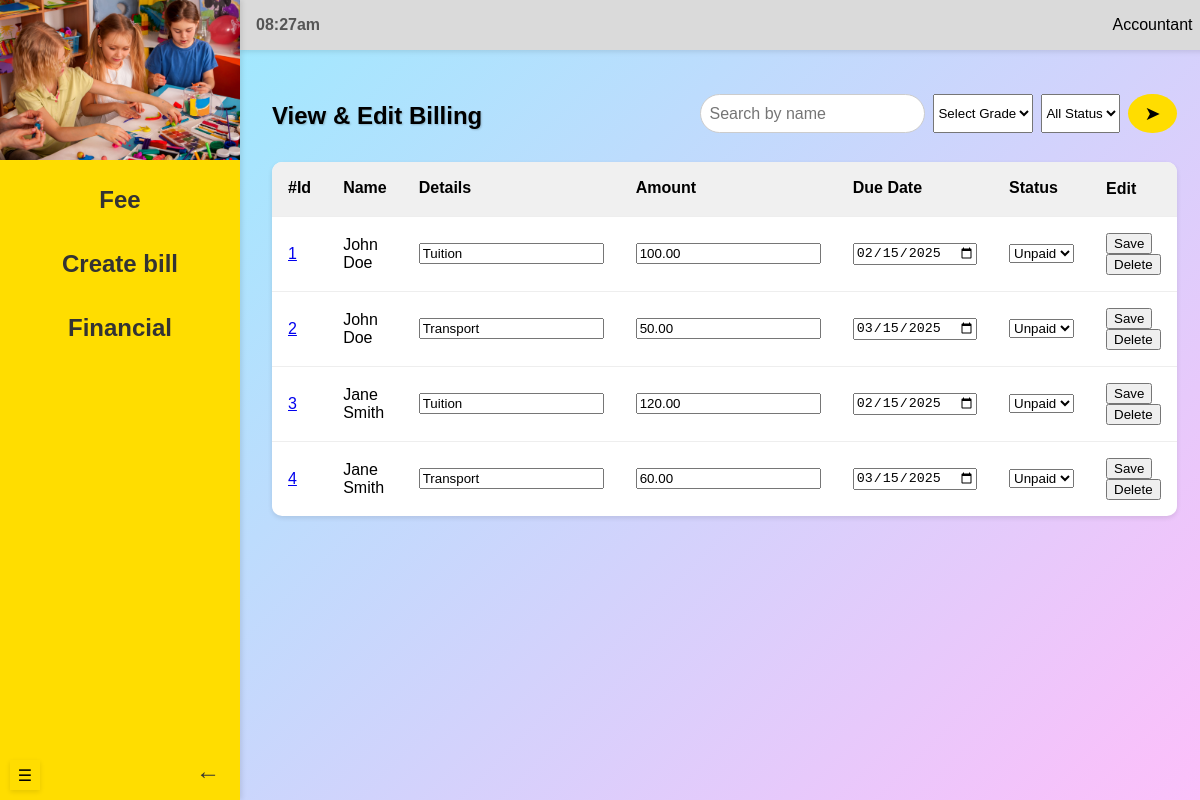
Page /accountant/viewBilling (signed in) on the earlier database version.
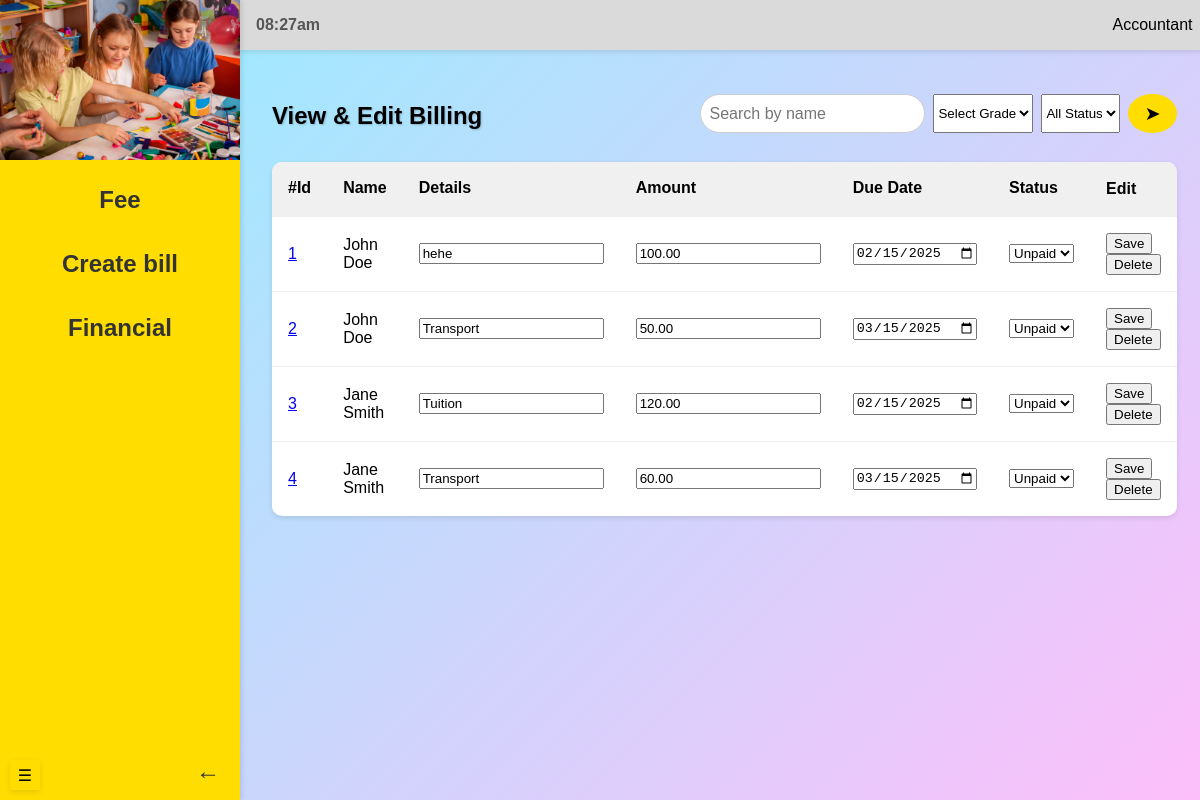
Same page on the later database version.
### models.py (models this page shows, shortened)
class Fee(db.Model):
    __tablename__ = 'fees'
    id = db.Column(db.Integer, primary_key=True, autoincrement=True)
    student_id = db.Column(db.Integer, db.ForeignKey('students.id'), nullable=False)
    create_date = db.Column(db.Date, default=func.current_date()) # Fix: Use func.current_date() for only the date
    due_date = db.Column(db.Date, nullable=False)
    amount = db.Column(NUMERIC(10, 2), nullable=False)  # Ensures precision
    fee_type = db.Column(db.String(100), nullable=False)
    status = db.Column(db.Enum('unpaid', 'paid', name='fee_status'), default='unpaid')
    invoices = db.relationship('Invoice', backref='fee', cascade='all, delete-orphan')

class Student(db.Model):
    __tablename__ = 'students'
    id = db.Column(db.Integer, primary_key=True, autoincrement=True)
    name = db.Column(db.String(255), nullable=False)
    grade = db.Column(db.String(50), nullable=False)
    dob = db.Column(db.Date, nullable=False)
    transport = db.Column(db.Boolean, default=False)
    user_id = db.Column(db.Integer, db.ForeignKey('users.id'), nullable=False)
    fees = db.relationship('Fee', backref='student', cascade='all, delete-orphan')

### routes/accountant_routes.py (the view)
@accountant_blueprint.route("/viewBilling", methods=["GET"])
@login_required
def viewBilling():
    student_name = request.args.get("student_name")
    grade = request.args.get("grade")
    status = request.args.get("status")
    fees_query = Fee.query.join(Student)  # Join with Student to filter by student attributes
    if student_name and student_name.strip():
        fees_query = fees_query.filter(Student.name.ilike(f"%{student_name.strip()}%"))
    if grade and grade.strip():
        fees_query = fees_query.filter(Student.grade == grade.strip())
    if status and status.strip():
        fees_query = fees_query.filter(Fee.status == status.strip())
    fees = fees_query.all()
    print("Fees fetched:", fees)  # Debug print
    return render_template("viewBilling.html", fees=fees)

### app.py (called while the page is built)
@login_manager.user_loader
def load_user(user_id):
    return User.query.get(int(user_id))

### templates/viewBilling.html (shortened to what this page needs)
<!DOCTYPE html>
<html lang="en">
<head>
    <link rel="stylesheet" href="{{ url_for('static', filename='viewBilling.css') }}">
</head>
<body>
    <div id="mySidebar" class="sidebar">
        <div class="logo-section">
            <img src="{{ url_for('static', filename='images/kids.jpeg') }}">
        </div>
        <nav class="menu">
            <div class="dropdown">
                <button class="dropdown-btn">Fee</button>
            </div>
            <div class="dropdown">
                <button class="dropdown-btn">Create bill</button>
            </div>
            <div class="dropdown">
                <button class="dropdown-btn">Financial</button>
        </nav>
        <div class="logout-section">
            <a href="/logout">&#x2190;</a>
        </div>
    </div>
    <button class="collapse-button">&#9776;</button>
    <div class="main-content">
        <header class="header">
            <div class="time">08:27am</div>
            <div class="admin-section">
                <span>Accountant</span>
            </div>
        </header>
        <section class="content">
            <div class="header-container">
                <h1>View & Edit Billing</h1>
                <form method="GET" action="{{ url_for('accountant.viewBilling') }}">
                    <div class="search-bar">
                    <input type="text" name="student_name" placeholder="Search by name" value="{{ request.args.get('student_name', '') }}">
                    <select id="grade" name="grade" onchange="this.form.submit();">
                        <option value="">Select Grade</option>
                    </select>
                    <select name="status" onchange="this.form.submit();">
                        <option value="">All Status</option>
                    </select>
                    <button>&#x27A4;</button>
                    </div>
                </form>
            </div>
            <table id="myTable2">
                <thead>
                    <tr>
                        <th onclick="sortTable(0)">#Id </th>
                        <th onclick="sortTable(1)">Name </th>
                        <th onclick="sortTable(2)">Details </th>
                        <th onclick="sortTable(3)">Amount </th>
                        <th onclick="sortTable(4)">Due Date </th>
                        <th onclick="sortTable(5)">Status </th>
                        <th>Edit</th>
                    </tr>
                </thead>
                <tbody>
                    {% if fees %}
                        {% for fee in fees %}
                            <tr>
                                <td>
                                    <a href="#"><span class="invoice">{{ fee.id }}</span></a>
                                </td>
                                <td>
                                    <span class="name">{{ fee.student.name }}</span>
                                </td>
                                <td>
                                    <input type="text" class="details" data-id="{{ fee.id }}" value="{{ fee.fee_type }}">
                                </td>
                                <td>
                                    <input type="number" class="amount" data-id="{{ fee.id }}" value="{{ fee.amount }}">
                                </td>
                                <td>
                                    <input type="date" class="dueDate" data-id="{{ fee.id }}" value="{{ fee.due_date }}">
                                </td>
                                <td>
                                    <select class="status" data-id="{{ fee.id }}">
                                        <option value="unpaid" {% if fee.status == 'unpaid' %}selected{% endif %}>Unpaid</option>
                                    </select>
                                </td>
                                <td class="edit">
                                    <button class="update-btn" data-id="{{ fee.id }}">Save</button>
                                    <button class="delete-btn" data-id="{{ fee.id }}">Delete</button>
                                </td>
                            </tr>
                        {% endfor %}
                    {% else %}
                        <tr>
                            <td colspan="7">No fee records found.</td>
                        </tr>
                    {% endif %}
                </tbody>
            </table>
        </section>
    </div>
</body>
</html>

### static/viewBilling.css (style rules this page uses)
body { margin: 0; font-family: Arial, sans-serif; display: flex; height: 100vh; background: linear-gradient(135deg, #93efff, #fdbffa); transition: margin-left 0.3s ease; overflow: hidden; }
.sidebar { width: 20%; height: 100vh; background-color: #FFDD00; color: #333; display: flex; flex-direction: column; justify-content: flex-start; position: fixed; top: 0; left: 0; z-index: 2; padding: 0; box-shadow: 2px 0 5px rgba(0, 0, 0, 0.1); transition: width 0.3s ease, visibility 0.3s ease; overflow: hidden; }
.dropdown { text-align: center; width: 100%; }
.dropdown-btn { width: 100%; text-align: center; padding: 10px; font-size: 1.5rem; font-weight: bold; background: transparent; border: none; cursor: pointer; color: #333; display: flex; justify-content: center; align-items: center; text-align: center; transition: transform 0.3s ease, background 0.3s ease; }
.logo-section { width: 100%; height: 20%; display: flex; justify-content: center; align-items: center; overflow: hidden; margin: 0; padding: 0; }
.logo-section img { width: 100%; height: auto; }
.menu { display: flex; flex-direction: column; text-align: center; gap: 1rem; margin-top: 1rem; padding: 0; }
.logout-section { display: flex; justify-content: space-between; align-items: center; margin-top: auto; }
.logout-section a { position: absolute; bottom: 10px; right: 10px; text-decoration: none; color: #333; font-size: 1.5rem; padding: 5px 10px; background: transparent; border: none; cursor: pointer; transition: color 0.3s ease; }
.collapse-button { position: absolute; bottom: 10px; left: 10px; width: 30px; height: 30px; font-size: 1rem; background: #FFDD00; border: none; border-radius: 0; cursor: pointer; z-index: 3; transition: all 0.3s ease; text-align: center; box-shadow: 0 2px 5px rgba(0, 0, 0, 0.1); }
.main-content { flex: 1; display: flex; flex-direction: column; margin-left: 20%; transition: margin-left 0.3s ease; }
.header { background: #DADADA; padding: 1rem; display: flex; justify-content: space-between; align-items: center; box-shadow: 0 2px 5px rgba(0, 0, 0, 0.1); }
.header .time { font-weight: bold; color: #555; }
.header-container { display: flex; justify-content: space-between; align-items: center; margin-bottom: 1rem; }
.search-bar { display: flex; gap: 0.5rem; }
.search-bar input { padding: 0.5rem; border: 1px solid #ccc; border-radius: 20px; outline: none; font-size: 1rem; }
.search-bar button { padding: 0.5rem 1rem; background: #FFDD00; border: none; border-radius: 50%; cursor: pointer; font-size: 1.2rem; transition: background 0.3s; }
.admin-section { display: flex; align-items: center; gap: 0.5rem; }
.content { padding: 2rem; overflow-y: auto; }
.content h1 { margin-bottom: 1rem; font-size: 1.5rem; text-shadow: 1px 1px 2px rgba(0, 0, 0, 0.2); }
table { width: 100%; border-collapse: collapse; background: #fff; box-shadow: 0 2px 5px rgba(0, 0, 0, 0.1); border-radius: 10px; overflow: hidden; }
table th, table td { text-align: left; padding: 1rem; border-bottom: 1px solid #eee; }
table th { background: #f0f0f0; font-weight: bold; cursor: pointer; user-select: none; }
table tbody tr:last-child td { border-bottom: none; }

Differences in the rows shown:
changed Fee id 1: fee_type "Tuition" → "hehe"
